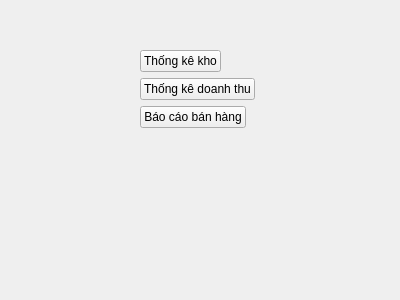
<?xml version="1.0" encoding="UTF-8"?>
<ui version="4.0">
 <class>Form</class>
 <widget class="QWidget" name="Form">
  <property name="geometry">
   <rect>
    <x>0</x>
    <y>0</y>
    <width>400</width>
    <height>300</height>
   </rect>
  </property>
  <property name="windowTitle">
   <string>Báo cáo và thống kê</string>
  </property>
  <widget class="QWidget" name="formLayoutWidget">
   <property name="geometry">
    <rect>
     <x>140</x>
     <y>50</y>
     <width>132</width>
     <height>141</height>
    </rect>
   </property>
   <layout class="QFormLayout" name="formLayout">
    <item row="0" column="0">
     <widget class="QPushButton" name="btnKhoReport">
      <property name="text">
       <string>Thống kê kho</string>
      </property>
     </widget>
    </item>
    <item row="1" column="0">
     <widget class="QPushButton" name="btnRevenueReport">
      <property name="text">
       <string>Thống kê doanh thu</string>
      </property>
     </widget>
    </item>
    <item row="2" column="0">
     <widget class="QPushButton" name="btnSalesReport">
      <property name="text">
       <string>Báo cáo bán hàng</string>
      </property>
     </widget>
    </item>
   </layout>
  </widget>
 </widget>
 <resources/>
 <connections/>
</ui>
